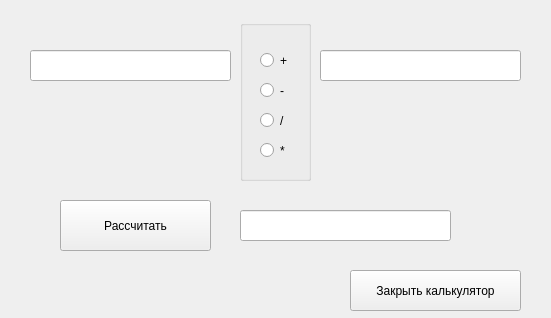
<?xml version="1.0" encoding="UTF-8"?>
<ui version="4.0">
 <class>Calccc</class>
 <widget class="QMainWindow" name="Calccc">
  <property name="geometry">
   <rect>
    <x>0</x>
    <y>0</y>
    <width>551</width>
    <height>318</height>
   </rect>
  </property>
  <property name="minimumSize">
   <size>
    <width>551</width>
    <height>318</height>
   </size>
  </property>
  <property name="maximumSize">
   <size>
    <width>551</width>
    <height>318</height>
   </size>
  </property>
  <property name="windowTitle">
   <string>Калькулятор</string>
  </property>
  <widget class="QWidget" name="centralwidget">
   <widget class="QPushButton" name="pushButton">
    <property name="geometry">
     <rect>
      <x>60</x>
      <y>200</y>
      <width>151</width>
      <height>51</height>
     </rect>
    </property>
    <property name="text">
     <string>Рассчитать</string>
    </property>
   </widget>
   <widget class="QLineEdit" name="lineEdit">
    <property name="geometry">
     <rect>
      <x>30</x>
      <y>50</y>
      <width>201</width>
      <height>31</height>
     </rect>
    </property>
   </widget>
   <widget class="QGroupBox" name="Group">
    <property name="geometry">
     <rect>
      <x>240</x>
      <y>20</y>
      <width>71</width>
      <height>161</height>
     </rect>
    </property>
    <property name="autoFillBackground">
     <bool>true</bool>
    </property>
    <property name="styleSheet">
     <string notr="true">gray</string>
    </property>
    <property name="title">
     <string/>
    </property>
    <widget class="QRadioButton" name="radioButton">
     <property name="geometry">
      <rect>
       <x>20</x>
       <y>30</y>
       <width>121</width>
       <height>21</height>
      </rect>
     </property>
     <property name="text">
      <string>+</string>
     </property>
    </widget>
    <widget class="QRadioButton" name="radioButton_2">
     <property name="geometry">
      <rect>
       <x>20</x>
       <y>120</y>
       <width>99</width>
       <height>21</height>
      </rect>
     </property>
     <property name="text">
      <string>*</string>
     </property>
    </widget>
    <widget class="QRadioButton" name="radioButton_3">
     <property name="geometry">
      <rect>
       <x>20</x>
       <y>90</y>
       <width>99</width>
       <height>21</height>
      </rect>
     </property>
     <property name="text">
      <string>/</string>
     </property>
    </widget>
    <widget class="QRadioButton" name="radioButton_4">
     <property name="geometry">
      <rect>
       <x>20</x>
       <y>60</y>
       <width>99</width>
       <height>21</height>
      </rect>
     </property>
     <property name="text">
      <string>-</string>
     </property>
    </widget>
   </widget>
   <widget class="QLineEdit" name="lineEdit_2">
    <property name="geometry">
     <rect>
      <x>320</x>
      <y>50</y>
      <width>201</width>
      <height>31</height>
     </rect>
    </property>
   </widget>
   <widget class="QLineEdit" name="lineEdit_3">
    <property name="geometry">
     <rect>
      <x>240</x>
      <y>210</y>
      <width>211</width>
      <height>31</height>
     </rect>
    </property>
    <property name="readOnly">
     <bool>true</bool>
    </property>
   </widget>
   <widget class="QPushButton" name="pushButton_2">
    <property name="geometry">
     <rect>
      <x>350</x>
      <y>270</y>
      <width>171</width>
      <height>41</height>
     </rect>
    </property>
    <property name="text">
     <string>Закрыть калькулятор</string>
    </property>
   </widget>
  </widget>
 </widget>
 <resources/>
 <connections>
  <connection>
   <sender>pushButton_2</sender>
   <signal>clicked()</signal>
   <receiver>Calccc</receiver>
   <slot>close()</slot>
   <hints>
    <hint type="sourcelabel">
     <x>435</x>
     <y>290</y>
    </hint>
    <hint type="destinationlabel">
     <x>275</x>
     <y>158</y>
    </hint>
   </hints>
  </connection>
 </connections>
</ui>
